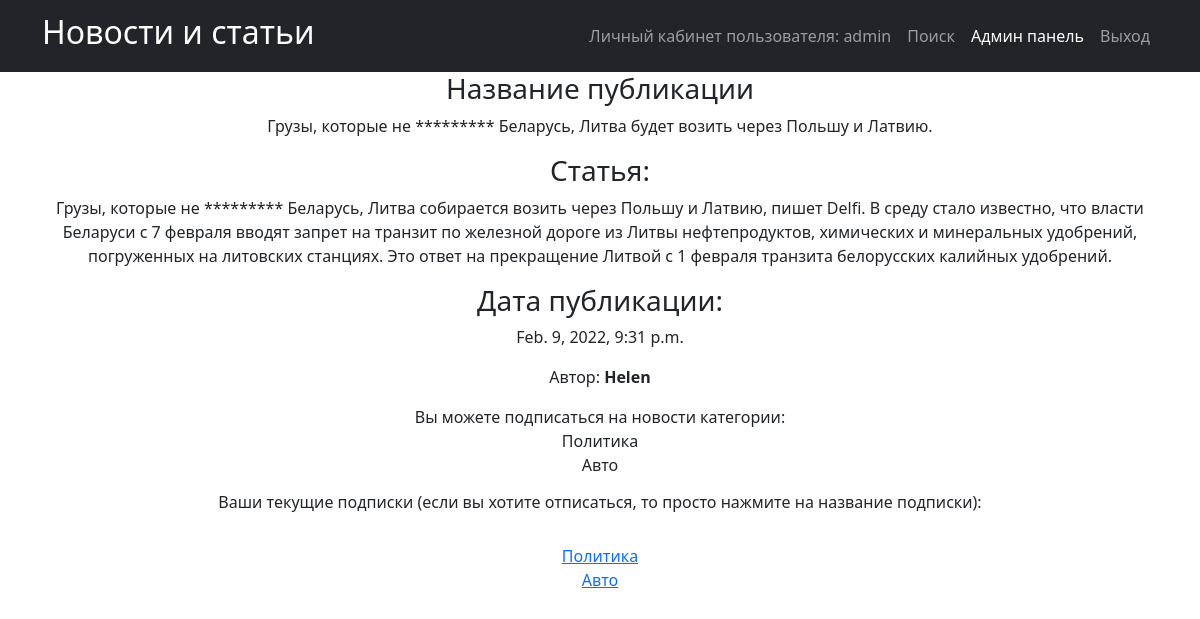
The page /news/3 (signed in) on the database its author committed.
### news_portal/models.py (models this page shows, shortened)
class Post(models.Model):
    PostAuthor = models.ForeignKey(Author, on_delete=models.CASCADE)
    NEWS = 'NW'
    ARTICLE = 'AR'
    CATEGORIES = [
        ('NW', 'Новость'),
        ('AR', 'Статья')
    ]
    categoryType = models.CharField('Категория публикации', max_length=2, choices=CATEGORIES)
    pubData = models.DateTimeField('дата добавления', auto_now_add=True)
    postCategory = models.ManyToManyField(Category, through='postCategory')
    postTitle = models.CharField('название публикации', max_length=255)
    postText = models.TextField('текст публикации')
    postRating = models.SmallIntegerField('рейтинг публикации', default=0)

class Author(models.Model):
    authorUser = models.OneToOneField(User, on_delete=models.CASCADE)
    authorRating = models.IntegerField(default=0, verbose_name='authorRating')
    def __str__(self):
        return f'{self.authorUser.username}'

class Category(models.Model):
    categoryname = models.CharField('Категория', max_length=64, unique=True)
    subscribers = models.ManyToManyField(User, related_name='subscribers')

### news_portal/views.py (the view)
# urls.py: path('<int:pk>', PostDetailView.as_view(), name='post_detail'),
class PostDetailView(DetailView):
    model = Post
    template_name = 'post_detail.html'
    queryset = Post.objects.all()
    def get_context_data(self, **kwargs):
        context = super().get_context_data(**kwargs)
        id = self.kwargs.get('pk')
        categories = []
        post = Post.objects.get(pk=id)
        for cat in post.postCategory.all():
            if self.request.user in cat.subscribers.all():
                categories.append(cat)
        context['user_category'] = categories
        return context

### news_portal/templatetags/censor.py (called while the page is built)
@register.filter(name='censor')
def censor(value):
    text = value.split()
    for word in text:
        if word.lower() in CENSOR:
            value = value.replace(word, '*' * len(word))
    return value

### templates/post_detail.html (shortened to what this page needs)
{% extends 'flatpages/default.html' %}
{% load censor %}
{% block content %}
 <h3>Название публикации</h3>
    <p>{{  post.postTitle|censor }}</p>
<h3>Статья:</h3>
<p>{{ post.postText|censor }}</p>
<h3>Дата публикации:</h3>
<p>{{ post.pubData }}</p>
    <p>Автор: <b>{{ post.PostAuthor }}</b></p>
{% if request.user.is_authenticated %}
        <p>
            Вы можете подписаться на новости категории:
            {% for category in post.postCategory.all %}
                {% if not category in user_category %}
                    <a href="{% url 'subscribe' category.pk %}"><br>{{ category.categoryname }}</a>
                {% else %}
                    <br>{{ category.categoryname }}
                {% endif %}
            {% endfor %}
          <h6>Ваши текущие подписки (если вы хотите отписаться, то просто нажмите на название подписки):</h6>
             {% for category in post.postCategory.all %}
             {% if category in user_category %}
            <a href="{% url 'subscribe' category.pk %}"><br>{{ category.categoryname }}</a>
            {% endif %}
            {% endfor %}
</p>
{% endif %}
{% endblock content %}

### templates/flatpages/default.html (shortened to what this page needs)
<!DOCTYPE html>
<html lang="en">
    <head>
        {% load static %}
        <link href="{% static 'css/styles.css' %}" rel="stylesheet" />
    </head>
    <body>
        <nav class="navbar navbar-expand-lg navbar-dark bg-dark">
            <div class="container">
                <a class="navbar-brand" href=/news/><h2>Новости и статьи</h2></a>
                <div class="collapse navbar-collapse" id="navbarSupportedContent">
                    <ul class="navbar-nav ms-auto mb-2 mb-lg-0">
                        <li class="nav-item"><a class="nav-link" href=http://127.0.0.1:8000>Личный кабинет пользователя: {{request.user.username}}</a></li>
                        <li class="nav-item"><a class="nav-link" href=/news/search/>Поиск</a></li>
                        <li class="nav-item"><a class="nav-link active" aria-current="page" href=/admin/>Админ панель</a></li>
                        <li class="nav-item"><a class="nav-link" href=/sign/logout/>Выход</a></li>
                            </ul>
                </div>
            </div>
        </nav>
        <div class="container">
           <div class="row">
               <div class="col-lg-12 text-center">
                   {% block content %}{% endblock content %}
               </div>
           </div>
        </div>
    </body>
</html>

### rows shown on the page
Post: postTitle|censor "Грузы, которые не ********* Беларусь, Литва будет возить через Польшу и Латвию.", postText|censor "Грузы, которые не ********* Беларусь, Литва собирается возить через Польшу и Латвию, пишет Delfi. В среду стало известно, что власти Беларуси с 7 февраля вводят запрет на транзит по железной дороге из Литвы нефтепродуктов, химических и минеральных удобрений, погруженных на литовских станциях. Это ответ на прекращение Литвой с 1 февраля транзита белорусских калийных удобрений.", pubData "Feb. 9, 2022, 9:31 p.m.", PostAuthor "Helen"
Category: categoryname "Политика"
Category: categoryname "Авто"

### other values the page prints
{{ request.user.username }} "admin"
